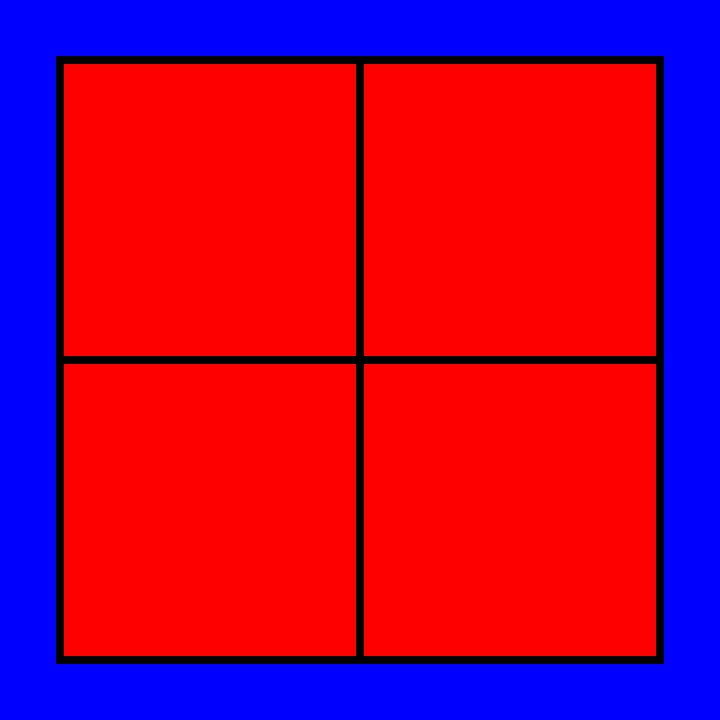
Frame 1 (no input)
Frame 60 (no input): identical to frame 1, image omitted
Frame 120 (the mouse pressed at the canvas centre since frame 60): identical to frame 1, image omitted

The p5.js sketch that drew this single still picture (run headless with seeded random() and noise() and a simulated clock; from frame 60 on, the mouse is pressed at the canvas centre):

// p5.js sketch
// ── sketch.js
function setup() {
  createCanvas(720, 720);
    background('blue');
  strokeWeight(8);
  fill ('red');
}

function draw() {
  
  translate (60,60); //creates a new origin point
quad (
  0,0,
  300,0,
  300,300,
  0,300
);
  
quad (
  300,0,
  600,0,
  600,300,
  300,300
);//move 300 px x direction
  
quad (
  0,300,
  300,300,
  300,600,
  0,600
);//move 300 px down
  
quad (
  300,300,
  600,300,
  600,600,
  300,600
);
}
